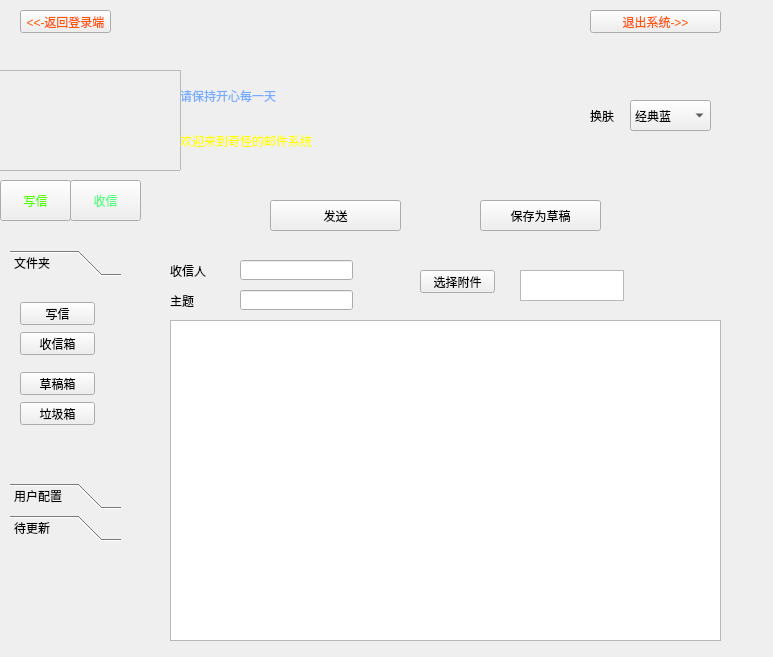
<?xml version="1.0" encoding="UTF-8"?>
<ui version="4.0">
 <class>kehuduan</class>
 <widget class="QWidget" name="kehuduan">
  <property name="geometry">
   <rect>
    <x>0</x>
    <y>0</y>
    <width>773</width>
    <height>657</height>
   </rect>
  </property>
  <property name="windowTitle">
   <string>Form</string>
  </property>
  <property name="layoutDirection">
   <enum>Qt::LeftToRight</enum>
  </property>
  <property name="autoFillBackground">
   <bool>true</bool>
  </property>
  <widget class="QWidget" name="widget" native="true">
   <property name="geometry">
    <rect>
     <x>0</x>
     <y>0</y>
     <width>821</width>
     <height>71</height>
    </rect>
   </property>
   <property name="styleSheet">
    <string notr="true">border-image: url(:/new/prefix1/img/huangse.jpg);</string>
   </property>
   <widget class="QPushButton" name="pushButton_2">
    <property name="geometry">
     <rect>
      <x>590</x>
      <y>10</y>
      <width>131</width>
      <height>23</height>
     </rect>
    </property>
    <property name="styleSheet">
     <string notr="true">border-image: url(:/new/prefix1/img/1.jpg);
color: rgb(255, 85, 0);</string>
    </property>
    <property name="text">
     <string>退出系统-&gt;&gt;</string>
    </property>
   </widget>
   <widget class="QPushButton" name="pushButton">
    <property name="geometry">
     <rect>
      <x>20</x>
      <y>10</y>
      <width>91</width>
      <height>23</height>
     </rect>
    </property>
    <property name="styleSheet">
     <string notr="true">
color: rgb(255, 85, 0);
border-image: url(:/new/prefix1/img/1.jpg);</string>
    </property>
    <property name="text">
     <string>&lt;&lt;-返回登录端</string>
    </property>
   </widget>
  </widget>
  <widget class="QWidget" name="widget_2" native="true">
   <property name="geometry">
    <rect>
     <x>-30</x>
     <y>70</y>
     <width>821</width>
     <height>101</height>
    </rect>
   </property>
   <property name="styleSheet">
    <string notr="true">border-image: url(:/new/prefix1/img/huangse.jpg);</string>
   </property>
   <widget class="QFrame" name="frame">
    <property name="geometry">
     <rect>
      <x>10</x>
      <y>0</y>
      <width>201</width>
      <height>101</height>
     </rect>
    </property>
    <property name="autoFillBackground">
     <bool>false</bool>
    </property>
    <property name="styleSheet">
     <string notr="true">border-image: url(:/new/prefix1/img/6.gif);</string>
    </property>
    <property name="frameShape">
     <enum>QFrame::StyledPanel</enum>
    </property>
    <property name="frameShadow">
     <enum>QFrame::Raised</enum>
    </property>
   </widget>
   <widget class="QLabel" name="label">
    <property name="geometry">
     <rect>
      <x>210</x>
      <y>0</y>
      <width>311</width>
      <height>51</height>
     </rect>
    </property>
    <property name="styleSheet">
     <string notr="true">font: 28pt &quot;楷体&quot;;
color: rgb(117, 172, 255);</string>
    </property>
    <property name="text">
     <string>请保持开心每一天</string>
    </property>
   </widget>
   <widget class="QLabel" name="label_2">
    <property name="geometry">
     <rect>
      <x>210</x>
      <y>50</y>
      <width>311</width>
      <height>41</height>
     </rect>
    </property>
    <property name="styleSheet">
     <string notr="true">font: 20pt &quot;新宋体&quot;;

color: rgb(255, 255, 0);</string>
    </property>
    <property name="text">
     <string>欢迎来到奇怪的邮件系统</string>
    </property>
   </widget>
   <widget class="QLabel" name="label_3">
    <property name="geometry">
     <rect>
      <x>620</x>
      <y>30</y>
      <width>31</width>
      <height>31</height>
     </rect>
    </property>
    <property name="text">
     <string>换肤</string>
    </property>
   </widget>
   <widget class="QComboBox" name="comboBox">
    <property name="geometry">
     <rect>
      <x>660</x>
      <y>30</y>
      <width>81</width>
      <height>31</height>
     </rect>
    </property>
    <item>
     <property name="text">
      <string>经典蓝</string>
     </property>
    </item>
    <item>
     <property name="text">
      <string>感性紫</string>
     </property>
    </item>
    <item>
     <property name="text">
      <string>活泼黄</string>
     </property>
    </item>
    <item>
     <property name="text">
      <string>沉稳黑</string>
     </property>
    </item>
   </widget>
  </widget>
  <widget class="QWidget" name="widget_3" native="true">
   <property name="geometry">
    <rect>
     <x>0</x>
     <y>170</y>
     <width>771</width>
     <height>481</height>
    </rect>
   </property>
   <widget class="QToolBox" name="toolBox">
    <property name="geometry">
     <rect>
      <x>10</x>
      <y>80</y>
      <width>111</width>
      <height>291</height>
     </rect>
    </property>
    <property name="styleSheet">
     <string notr="true">border-image: url(:/new/prefix1/img/12.jpg);</string>
    </property>
    <property name="currentIndex">
     <number>0</number>
    </property>
    <widget class="QWidget" name="page">
     <property name="geometry">
      <rect>
       <x>0</x>
       <y>0</y>
       <width>111</width>
       <height>204</height>
      </rect>
     </property>
     <attribute name="label">
      <string>文件夹</string>
     </attribute>
     <widget class="QPushButton" name="pushButton_9">
      <property name="geometry">
       <rect>
        <x>10</x>
        <y>20</y>
        <width>75</width>
        <height>23</height>
       </rect>
      </property>
      <property name="text">
       <string>写信</string>
      </property>
     </widget>
     <widget class="QPushButton" name="pushButton_10">
      <property name="geometry">
       <rect>
        <x>10</x>
        <y>50</y>
        <width>75</width>
        <height>23</height>
       </rect>
      </property>
      <property name="text">
       <string>收信箱</string>
      </property>
     </widget>
     <widget class="QPushButton" name="pushButton_11">
      <property name="geometry">
       <rect>
        <x>10</x>
        <y>90</y>
        <width>75</width>
        <height>23</height>
       </rect>
      </property>
      <property name="text">
       <string>草稿箱</string>
      </property>
     </widget>
     <widget class="QPushButton" name="pushButton_12">
      <property name="geometry">
       <rect>
        <x>10</x>
        <y>120</y>
        <width>75</width>
        <height>23</height>
       </rect>
      </property>
      <property name="text">
       <string>垃圾箱</string>
      </property>
     </widget>
    </widget>
    <widget class="QWidget" name="page_3">
     <property name="geometry">
      <rect>
       <x>0</x>
       <y>0</y>
       <width>111</width>
       <height>204</height>
      </rect>
     </property>
     <attribute name="label">
      <string>用户配置</string>
     </attribute>
     <widget class="QComboBox" name="comboBox_2">
      <property name="geometry">
       <rect>
        <x>20</x>
        <y>30</y>
        <width>69</width>
        <height>22</height>
       </rect>
      </property>
      <item>
       <property name="text">
        <string>经典蓝色</string>
       </property>
      </item>
      <item>
       <property name="text">
        <string>沉稳黑色</string>
       </property>
      </item>
      <item>
       <property name="text">
        <string>活泼黄色</string>
       </property>
      </item>
      <item>
       <property name="text">
        <string>感性红色</string>
       </property>
      </item>
     </widget>
     <widget class="QComboBox" name="comboBox_3">
      <property name="geometry">
       <rect>
        <x>20</x>
        <y>80</y>
        <width>69</width>
        <height>22</height>
       </rect>
      </property>
      <item>
       <property name="text">
        <string>黑色</string>
       </property>
      </item>
      <item>
       <property name="text">
        <string>蓝色</string>
       </property>
      </item>
      <item>
       <property name="text">
        <string>绿色</string>
       </property>
      </item>
      <item>
       <property name="text">
        <string>红色</string>
       </property>
      </item>
     </widget>
    </widget>
    <widget class="QWidget" name="page_4">
     <property name="geometry">
      <rect>
       <x>0</x>
       <y>0</y>
       <width>111</width>
       <height>204</height>
      </rect>
     </property>
     <attribute name="label">
      <string>待更新</string>
     </attribute>
    </widget>
   </widget>
   <widget class="QPushButton" name="pushButton_3">
    <property name="geometry">
     <rect>
      <x>0</x>
      <y>10</y>
      <width>71</width>
      <height>41</height>
     </rect>
    </property>
    <property name="styleSheet">
     <string notr="true">font: 18pt &quot;宋体&quot;;
color: rgb(85, 255, 0);</string>
    </property>
    <property name="text">
     <string>写信</string>
    </property>
   </widget>
   <widget class="QPushButton" name="pushButton_4">
    <property name="geometry">
     <rect>
      <x>70</x>
      <y>10</y>
      <width>71</width>
      <height>41</height>
     </rect>
    </property>
    <property name="styleSheet">
     <string notr="true">font: 18pt &quot;宋体&quot;;
color: rgb(85, 255, 127);</string>
    </property>
    <property name="text">
     <string>收信</string>
    </property>
   </widget>
   <widget class="QStackedWidget" name="stackedWidget">
    <property name="geometry">
     <rect>
      <x>150</x>
      <y>10</y>
      <width>611</width>
      <height>461</height>
     </rect>
    </property>
    <property name="currentIndex">
     <number>0</number>
    </property>
    <widget class="QWidget" name="page_5">
     <widget class="QPushButton" name="pushButton_5">
      <property name="geometry">
       <rect>
        <x>120</x>
        <y>20</y>
        <width>131</width>
        <height>31</height>
       </rect>
      </property>
      <property name="text">
       <string>发送</string>
      </property>
     </widget>
     <widget class="QLabel" name="label_15">
      <property name="geometry">
       <rect>
        <x>20</x>
        <y>80</y>
        <width>51</width>
        <height>21</height>
       </rect>
      </property>
      <property name="text">
       <string>收信人</string>
      </property>
     </widget>
     <widget class="QLineEdit" name="lineEdit">
      <property name="geometry">
       <rect>
        <x>90</x>
        <y>80</y>
        <width>113</width>
        <height>20</height>
       </rect>
      </property>
     </widget>
     <widget class="QLabel" name="label_16">
      <property name="geometry">
       <rect>
        <x>20</x>
        <y>110</y>
        <width>51</width>
        <height>21</height>
       </rect>
      </property>
      <property name="text">
       <string>主题</string>
      </property>
     </widget>
     <widget class="QLineEdit" name="lineEdit_2">
      <property name="geometry">
       <rect>
        <x>90</x>
        <y>110</y>
        <width>113</width>
        <height>20</height>
       </rect>
      </property>
     </widget>
     <widget class="QPushButton" name="pushButton_15">
      <property name="geometry">
       <rect>
        <x>270</x>
        <y>90</y>
        <width>75</width>
        <height>23</height>
       </rect>
      </property>
      <property name="text">
       <string>选择附件</string>
      </property>
     </widget>
     <widget class="QTextEdit" name="textEdit">
      <property name="geometry">
       <rect>
        <x>370</x>
        <y>90</y>
        <width>104</width>
        <height>31</height>
       </rect>
      </property>
     </widget>
     <widget class="QTextEdit" name="textEdit_2">
      <property name="geometry">
       <rect>
        <x>20</x>
        <y>140</y>
        <width>551</width>
        <height>321</height>
       </rect>
      </property>
     </widget>
     <widget class="QPushButton" name="pushButton_6">
      <property name="geometry">
       <rect>
        <x>330</x>
        <y>20</y>
        <width>121</width>
        <height>31</height>
       </rect>
      </property>
      <property name="text">
       <string>保存为草稿</string>
      </property>
     </widget>
    </widget>
    <widget class="QWidget" name="page_6">
     <widget class="QPushButton" name="pushButton_7">
      <property name="geometry">
       <rect>
        <x>70</x>
        <y>420</y>
        <width>75</width>
        <height>23</height>
       </rect>
      </property>
      <property name="text">
       <string>删除</string>
      </property>
     </widget>
     <widget class="QPushButton" name="pushButton_8">
      <property name="geometry">
       <rect>
        <x>240</x>
        <y>420</y>
        <width>75</width>
        <height>23</height>
       </rect>
      </property>
      <property name="text">
       <string>转发</string>
      </property>
     </widget>
     <widget class="QTextEdit" name="textEdit_4">
      <property name="geometry">
       <rect>
        <x>110</x>
        <y>370</y>
        <width>341</width>
        <height>31</height>
       </rect>
      </property>
     </widget>
     <widget class="QListWidget" name="listWidget_2">
      <property name="geometry">
       <rect>
        <x>30</x>
        <y>10</y>
        <width>531</width>
        <height>311</height>
       </rect>
      </property>
     </widget>
     <widget class="QTextEdit" name="textEdit_3">
      <property name="geometry">
       <rect>
        <x>110</x>
        <y>330</y>
        <width>341</width>
        <height>31</height>
       </rect>
      </property>
     </widget>
     <widget class="QPushButton" name="pushButton_17">
      <property name="geometry">
       <rect>
        <x>410</x>
        <y>420</y>
        <width>75</width>
        <height>23</height>
       </rect>
      </property>
      <property name="text">
       <string>回复</string>
      </property>
     </widget>
     <widget class="QPushButton" name="pushButton_18">
      <property name="geometry">
       <rect>
        <x>470</x>
        <y>380</y>
        <width>75</width>
        <height>23</height>
       </rect>
      </property>
      <property name="text">
       <string>下载</string>
      </property>
     </widget>
    </widget>
    <widget class="QWidget" name="page_7">
     <widget class="QListWidget" name="listWidget">
      <property name="geometry">
       <rect>
        <x>10</x>
        <y>10</y>
        <width>591</width>
        <height>411</height>
       </rect>
      </property>
     </widget>
     <widget class="QPushButton" name="pushButton_13">
      <property name="geometry">
       <rect>
        <x>90</x>
        <y>430</y>
        <width>75</width>
        <height>23</height>
       </rect>
      </property>
      <property name="text">
       <string>开始发</string>
      </property>
     </widget>
     <widget class="QPushButton" name="pushButton_14">
      <property name="geometry">
       <rect>
        <x>330</x>
        <y>430</y>
        <width>75</width>
        <height>23</height>
       </rect>
      </property>
      <property name="text">
       <string>删除草稿</string>
      </property>
     </widget>
    </widget>
    <widget class="QWidget" name="page_2">
     <widget class="QListWidget" name="listWidget_3">
      <property name="geometry">
       <rect>
        <x>30</x>
        <y>20</y>
        <width>551</width>
        <height>371</height>
       </rect>
      </property>
     </widget>
     <widget class="QPushButton" name="pushButton_16">
      <property name="geometry">
       <rect>
        <x>230</x>
        <y>410</y>
        <width>75</width>
        <height>23</height>
       </rect>
      </property>
      <property name="text">
       <string>恢复</string>
      </property>
     </widget>
    </widget>
    <widget class="QWidget" name="page_8">
     <widget class="QTextEdit" name="textEdit_5">
      <property name="geometry">
       <rect>
        <x>20</x>
        <y>20</y>
        <width>571</width>
        <height>421</height>
       </rect>
      </property>
     </widget>
    </widget>
   </widget>
  </widget>
 </widget>
 <resources/>
 <connections/>
</ui>
